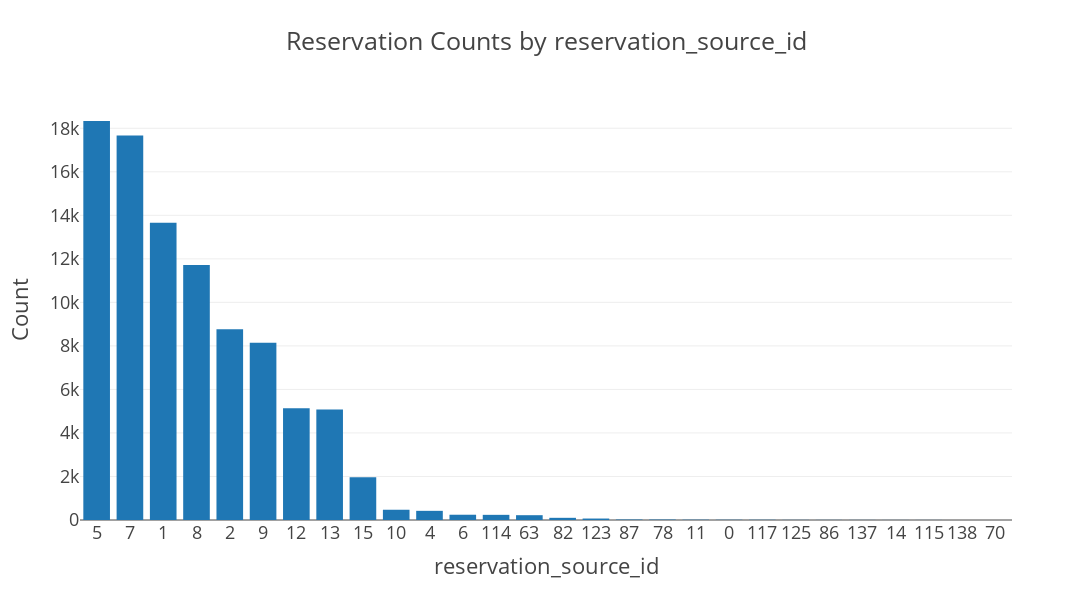

Notebook code cell kept with this figure:
### Markdown cell above
*reservation_source_id* is likely the unique identifier for vacasa or other channel partners through which the reservation was made. There are 28 unique *reservation_source_id*s.

### Code cell
source_id_counts = official_reservations.reservation_source_id.value_counts()
fig = go.Figure(go.Bar(x=source_id_counts.index, y=source_id_counts))
fig.update_layout(title='Reservation Counts by reservation_source_id',
                  yaxis={'title':'Count'},
                  xaxis={'title':'reservation_source_id', 'type':'category'},
                  width=1200,
                  height=600)

fig.show()

### Figure 1 — Plotly figure (JSON) as saved in the notebook; plotly's stock layout.template omitted (floating-point values rounded to 4 significant figures)
{"data": [{"type": "bar", "x": [5, 7, 1, 8, 2, 9, 12, 13, 15, 10, 4, 6, 114, 63, 82, 123, 87, 78, 11, 0, 117, 125, 86, 137, 14, 115, 138, 70], "y": [18334, 17665, 13661, 11712, 8762, 8144, 5136, 5078, 1966, 471, 421, 242, 237, 221, 100, 67, 22, 20, 14, 11, 10, 6, 5, 4, 3, 3, 1, 1]}], "layout": {"height": 600, "title": {"text": "Reservation Counts by reservation_source_id"}, "width": 1200, "xaxis": {"autorange": true, "range": [-0.5, 27.5], "title": {"text": "reservation_source_id"}, "type": "category"}, "yaxis": {"autorange": true, "range": [0, 19300.0], "title": {"text": "Count"}, "type": "linear"}}}
